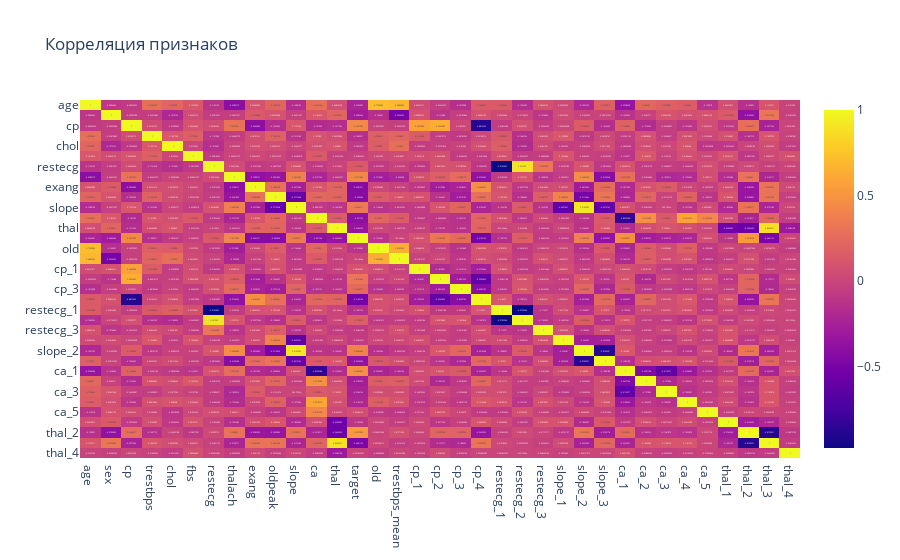

Notebook cell for this chart:
### Code cell
import plotly.express as px

fig = px.imshow(
    heart_data.corr(),
    text_auto=True,
    aspect="auto",
    title='Корреляция признаков'
)
# fig.show("png")
fig.show()

### Figure 1 — Plotly figure (JSON) as saved in the notebook; plotly's stock layout.template omitted (floating-point values rounded to 4 significant figures; data arrays with more than 128 entries replaced by an {"elided": "..."} marker saying what was removed)
{"data": [{"coloraxis": "coloraxis", "hovertemplate": "x: %{x}<br>y: %{y}<br>color: %{z}<extra></extra>", "name": "0", "texttemplate": "%{z}", "type": "heatmap", "x": ["age", "sex", "cp", "trestbps", "chol", "fbs", "restecg", "thalach", "exang", "oldpeak", "slope", "ca", "thal", "target", "old", "trestbps_mean", "cp_1", "cp_2", "cp_3", "cp_4", "restecg_1", "restecg_2", "restecg_3", "slope_1", "slope_2", "slope_3", "ca_1", "ca_2", "ca_3", "ca_4", "ca_5", "thal_1", "thal_2", "thal_3", "thal_4"], "xaxis": "x", "y": ["age", "sex", "cp", "trestbps", "chol", "fbs", "restecg", "thalach", "exang", "oldpeak", "slope", "ca", "thal", "target", "old", "trestbps_mean", "cp_1", "cp_2", "cp_3", "cp_4", "restecg_1", "restecg_2", "restecg_3", "slope_1", "slope_2", "slope_3", "ca_1", "ca_2", "ca_3", "ca_4", "ca_5", "thal_1", "thal_2", "thal_3", "thal_4"], "yaxis": "y", "z": {"elided": "35x35 float values"}}], "layout": {"coloraxis": {"colorscale": [[0, "#0d0887"], [0.1111, "#46039f"], [0.2222, "#7201a8"], [0.3333, "#9c179e"], [0.4444, "#bd3786"], [0.5556, "#d8576b"], [0.6667, "#ed7953"], [0.7778, "#fb9f3a"], [0.8889, "#fdca26"], [1, "#f0f921"]]}, "title": {"text": "Корреляция признаков"}, "xaxis": {"anchor": "y", "domain": [0, 1]}, "yaxis": {"anchor": "x", "autorange": "reversed", "domain": [0, 1]}}}
